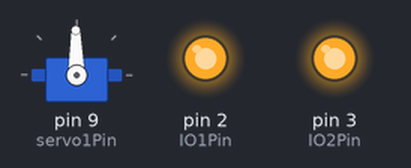
The sketch below on a simulated Arduino Uno, built with avr-gcc and run on an emulated ATmega328P. Shown: servo, output pins drawn as LEDs (lit = HIGH). The audio player accepts every command and is not drawn; what the sketch prints to the serial monitor is not drawn.

Above: at 20.6 s.
Timing chart, 0 to 122.1 s (numbered marks = the images above):
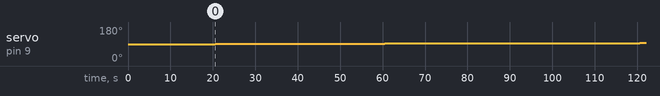

Measured:
- by itself, servo on pin 9 (servo1Pin): moves from 90° to 96° over 100 s

The sketch:

Newservo_john_stoom_machine_20210516b.ino
```cpp
// Controlling a servo position using a potentiometer (variable resistor)
//#include <Servo.h>
#include <ServoTimer2.h>
#include "Arduino.h"
#include "SoftwareSerial.h"
#include "DFRobotDFPlayerMini.h"

SoftwareSerial mySoftwareSerial(10, 11); // RX, TX
DFRobotDFPlayerMini myDFPlayer;
void printDetail(uint8_t type, int value);
// Servo myservo;  // create servo object to control a servo
int volume = 12;  // outputlevel for speaker 0 <--> 30;
int pushingTimeShort = 150; // short push button is 100 ms. (function next /pre)
int pushingTimeLong = 20000; // short push button is 500 ms. (function vol+ / vol-)
int swingEnd = 180; // servo goes to this position
int swingStart = 10; // servo starts from this position
int stapTijd = 22;    // hoe snel gaat de beweging
int wachtTijdtop = 800;  // tijd voor het omschakelen
int wistleCounterX = 500;
int wistleCounter = 500; // every 500 strokes one wistle on the top of the stroke
const int IO1Pin = 2;
const int IO2Pin = 3;
const int busyPin = 4; // busy signal from PFplayer
// const int servo1 = 9; // the servo is connected to pin 9
#define servo1Pin 9
ServoTimer2 servoBalance;    // declare variables for up to eight servos

void setup()
   {
    servoBalance.attach(servo1Pin);
    pinMode(IO1Pin, OUTPUT);
    pinMode(IO2Pin, OUTPUT);
    pinMode(busyPin, INPUT);
    digitalWrite(IO1Pin, HIGH);
    digitalWrite(IO2Pin, HIGH);
    // myservo.attach(servo1);  // attaches the servo on pin 9 to the servo object
    mySoftwareSerial.begin(9600); // enable serial communication at 9600 baud
    Serial.begin(9600);
    Serial.println();
    Serial.println(F("DFRobot DFPlayer Mini Demo"));
    Serial.println(F("Initializing DFPlayer ... (May take 3~5 seconds)"));

    if (!myDFPlayer.begin(mySoftwareSerial)) {  //Use softwareSerial to communicate with mp3.
      Serial.println(F("Unable to begin:"));
      Serial.println(F("1.Please recheck the connection!"));
      Serial.println(F("2.Please insert the SD card!"));
      while(true);
      }
   Serial.println(F("DFPlayer Mini online."));
   myDFPlayer.volume(volume);
    // start DFplayer
    if (busyPin == HIGH)
       {
       digitalWrite(IO1Pin, LOW);
       delay(pushingTimeShort);
       digitalWrite(IO1Pin, HIGH);
       delay(pushingTimeShort);
       }
     }

// this function just increments a value until it reaches a maximum
int incPulse(int val, int inc){
   if( val + inc  > 2000 )
      return 1000 ;
   else
       return val + inc;
}


void loop() {
    Serial.println("loop");
    delay(pushingTimeLong);
    int val;
    val = incPulse( servoBalance.read(), 1);
    servoBalance.write(val);
    delay(10);
}

void NGloop()
    {
     // push button IO1 short for function 'next track'
     // second track (0002.mp3) is sound of steam engine
     digitalWrite(IO1Pin, LOW);
     delay(pushingTimeShort);
     digitalWrite(IO1Pin, HIGH);
     delay(pushingTimeShort);
     // delay(pushingTimeShort)
     //  the servo (value between 0 and 180)
     for (int i = swingStart ; i<= swingEnd; i+=1)
       {
       // myservo.write(i);     // sets the servo position according to the scaled value
       delay(stapTijd);
       }
      delay (wachtTijdtop);

     // push button IO1 short for function 'next track'
     digitalWrite(IO1Pin, LOW);
     delay(pushingTimeShort);
     digitalWrite(IO1Pin, HIGH);
     delay(pushingTimeShort);
     for (int i = swingEnd; i >= swingStart; i-=1)
         {
         // myservo.write(i);     // sets the servo position according to the scaled value
         delay(stapTijd);
         }
     delay (wachtTijdtop);
     /*
     digitalWrite(IO2Pin, LOW);
     delay(pushingTimeShort);
     digitalWrite(IO2Pin, HIGH);
     delay(pushingTimeShort);
     digitalWrite(IO2Pin, LOW);
     delay(pushingTimeShort);
     digitalWrite(IO2Pin, HIGH);
     delay(pushingTimeShort);
     */
     // push button IO2 short twice for function 'previous track'
     // goes back to second track (0001.mp3)
     // digitalWrite(IO2Pin, LOW);
     // delay(pushingTimeShort);
     // digitalWrite(IO2Pin, HIGH);
     // delay (wachtTijdtop);
}
void printDetail(uint8_t type, int value){
  switch (type) {
    case TimeOut:
      Serial.println(F("Time Out!"));
      break;
    case WrongStack:
      Serial.println(F("Stack Wrong!"));
      break;
    case DFPlayerCardInserted:
      Serial.println(F("Card Inserted!"));
      break;
    case DFPlayerCardRemoved:
      Serial.println(F("Card Removed!"));
      break;
    case DFPlayerCardOnline:
      Serial.println(F("Card Online!"));
      break;
    case DFPlayerPlayFinished:
      Serial.print(F("Number:"));
      Serial.print(value);
      Serial.println(F(" Play Finished!"));
      break;
    case DFPlayerError:
      Serial.print(F("DFPlayerError:"));
      switch (value) {
        case Busy:
          Serial.println(F("Card not found"));
          break;
        case Sleeping:
          Serial.println(F("Sleeping"));
          break;
        case SerialWrongStack:
          Serial.println(F("Get Wrong Stack"));
          break;
        case CheckSumNotMatch:
          Serial.println(F("Check Sum Not Match"));
          break;
        case FileIndexOut:
          Serial.println(F("File Index Out of Bound"));
          break;
        case FileMismatch:
          Serial.println(F("Cannot Find File"));
          break;
        case Advertise:
          Serial.println(F("In Advertise"));
          break;
        default:
          break;
      }
      break;
    default:
      break;
  }
}
```
